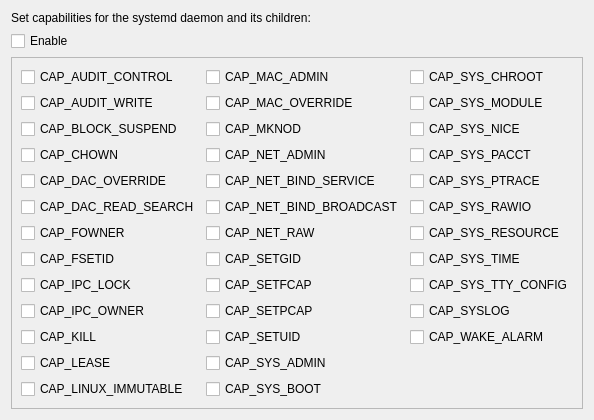
<?xml version="1.0" encoding="UTF-8"?>
<ui version="4.0">
 <class>CapabilitiesDialog</class>
 <widget class="QWidget" name="CapabilitiesDialog">
  <property name="geometry">
   <rect>
    <x>0</x>
    <y>0</y>
    <width>536</width>
    <height>384</height>
   </rect>
  </property>
  <property name="windowTitle">
   <string>Form</string>
  </property>
  <layout class="QGridLayout" name="gridLayout">
   <item row="0" column="0">
    <widget class="QLabel" name="label">
     <property name="text">
      <string>Set capabilities for the systemd daemon and its children:</string>
     </property>
    </widget>
   </item>
   <item row="1" column="0">
    <widget class="QCheckBox" name="chkCapabilities">
     <property name="text">
      <string>Enable</string>
     </property>
    </widget>
   </item>
   <item row="12" column="0">
    <spacer name="verticalSpacer">
     <property name="orientation">
      <enum>Qt::Vertical</enum>
     </property>
     <property name="sizeHint" stdset="0">
      <size>
       <width>20</width>
       <height>40</height>
      </size>
     </property>
    </spacer>
   </item>
   <item row="11" column="0">
    <widget class="QFrame" name="frmCapabilities">
     <property name="frameShape">
      <enum>QFrame::StyledPanel</enum>
     </property>
     <property name="frameShadow">
      <enum>QFrame::Raised</enum>
     </property>
     <layout class="QGridLayout" name="gridLayout_2">
      <item row="1" column="0">
       <widget class="QCheckBox" name="chkCAP_AUDIT_WRITE">
        <property name="text">
         <string>CAP_AUDIT_WRITE</string>
        </property>
       </widget>
      </item>
      <item row="2" column="0">
       <widget class="QCheckBox" name="chkCAP_BLOCK_SUSPEND">
        <property name="text">
         <string>CAP_BLOCK_SUSPEND</string>
        </property>
       </widget>
      </item>
      <item row="6" column="0">
       <widget class="QCheckBox" name="chkCAP_DAC_READ_SEARCH_2">
        <property name="text">
         <string>CAP_FOWNER</string>
        </property>
       </widget>
      </item>
      <item row="10" column="0">
       <widget class="QCheckBox" name="chkCAP_KILL">
        <property name="text">
         <string>CAP_KILL</string>
        </property>
       </widget>
      </item>
      <item row="0" column="0">
       <widget class="QCheckBox" name="chkCAP_AUDIT_CONTROL">
        <property name="text">
         <string>CAP_AUDIT_CONTROL</string>
        </property>
       </widget>
      </item>
      <item row="5" column="0">
       <widget class="QCheckBox" name="chkCAP_DAC_READ_SEARCH">
        <property name="text">
         <string>CAP_DAC_READ_SEARCH</string>
        </property>
       </widget>
      </item>
      <item row="3" column="0">
       <widget class="QCheckBox" name="chkCAP_CHOWN">
        <property name="text">
         <string>CAP_CHOWN</string>
        </property>
       </widget>
      </item>
      <item row="4" column="0">
       <widget class="QCheckBox" name="chkCAP_DAC_OVERRIDE">
        <property name="text">
         <string>CAP_DAC_OVERRIDE</string>
        </property>
       </widget>
      </item>
      <item row="7" column="0">
       <widget class="QCheckBox" name="chkCAP_FSETID">
        <property name="text">
         <string>CAP_FSETID</string>
        </property>
       </widget>
      </item>
      <item row="9" column="0">
       <widget class="QCheckBox" name="chkCAP_IPC_LOCK_2">
        <property name="text">
         <string>CAP_IPC_OWNER</string>
        </property>
       </widget>
      </item>
      <item row="8" column="0">
       <widget class="QCheckBox" name="chkCAP_IPC_LOCK">
        <property name="text">
         <string>CAP_IPC_LOCK</string>
        </property>
       </widget>
      </item>
      <item row="11" column="0">
       <widget class="QCheckBox" name="chkCAP_LEASE">
        <property name="text">
         <string>CAP_LEASE</string>
        </property>
       </widget>
      </item>
      <item row="5" column="1">
       <widget class="QCheckBox" name="chkCAP_NET_BIND_BROADCAST">
        <property name="text">
         <string>CAP_NET_BIND_BROADCAST</string>
        </property>
       </widget>
      </item>
      <item row="4" column="1">
       <widget class="QCheckBox" name="chkCAP_NET_BIND_SERVICE">
        <property name="text">
         <string>CAP_NET_BIND_SERVICE</string>
        </property>
       </widget>
      </item>
      <item row="6" column="1">
       <widget class="QCheckBox" name="chkCAP_NET_RAW">
        <property name="text">
         <string>CAP_NET_RAW</string>
        </property>
       </widget>
      </item>
      <item row="12" column="0">
       <widget class="QCheckBox" name="chkCAP_LINUX_IMMUTABLE">
        <property name="text">
         <string>CAP_LINUX_IMMUTABLE</string>
        </property>
       </widget>
      </item>
      <item row="1" column="1">
       <widget class="QCheckBox" name="chkCAP_MAC_OVERRIDE">
        <property name="text">
         <string>CAP_MAC_OVERRIDE</string>
        </property>
       </widget>
      </item>
      <item row="2" column="1">
       <widget class="QCheckBox" name="chkCAP_MKNOD">
        <property name="text">
         <string>CAP_MKNOD</string>
        </property>
       </widget>
      </item>
      <item row="0" column="1">
       <widget class="QCheckBox" name="chkCAP_MAC_ADMIN">
        <property name="text">
         <string>CAP_MAC_ADMIN</string>
        </property>
       </widget>
      </item>
      <item row="3" column="1">
       <widget class="QCheckBox" name="chkCAP_NET_ADMIN">
        <property name="text">
         <string>CAP_NET_ADMIN</string>
        </property>
       </widget>
      </item>
      <item row="7" column="1">
       <widget class="QCheckBox" name="chkCAP_SETGID">
        <property name="text">
         <string>CAP_SETGID</string>
        </property>
       </widget>
      </item>
      <item row="8" column="1">
       <widget class="QCheckBox" name="chkCAP_SETFCAP">
        <property name="text">
         <string>CAP_SETFCAP</string>
        </property>
       </widget>
      </item>
      <item row="9" column="1">
       <widget class="QCheckBox" name="chkCAP_SETPCAP">
        <property name="text">
         <string>CAP_SETPCAP</string>
        </property>
       </widget>
      </item>
      <item row="10" column="1">
       <widget class="QCheckBox" name="chkCAP_SETUID">
        <property name="text">
         <string>CAP_SETUID</string>
        </property>
       </widget>
      </item>
      <item row="11" column="1">
       <widget class="QCheckBox" name="chkCAP_SYS_ADMIN">
        <property name="text">
         <string>CAP_SYS_ADMIN</string>
        </property>
       </widget>
      </item>
      <item row="12" column="1">
       <widget class="QCheckBox" name="chkCAP_SYS_BOOT">
        <property name="text">
         <string>CAP_SYS_BOOT</string>
        </property>
       </widget>
      </item>
      <item row="0" column="2">
       <widget class="QCheckBox" name="chkCAP_SYS_CHROOT">
        <property name="text">
         <string>CAP_SYS_CHROOT</string>
        </property>
       </widget>
      </item>
      <item row="1" column="2">
       <widget class="QCheckBox" name="chkCAP_SYS_MODULE">
        <property name="text">
         <string>CAP_SYS_MODULE</string>
        </property>
       </widget>
      </item>
      <item row="2" column="2">
       <widget class="QCheckBox" name="chkCAP_SYS_NICE">
        <property name="text">
         <string>CAP_SYS_NICE</string>
        </property>
       </widget>
      </item>
      <item row="3" column="2">
       <widget class="QCheckBox" name="chkCAP_SYS_PACCT">
        <property name="text">
         <string>CAP_SYS_PACCT</string>
        </property>
       </widget>
      </item>
      <item row="4" column="2">
       <widget class="QCheckBox" name="chkCAP_SYS_PTRACE">
        <property name="text">
         <string>CAP_SYS_PTRACE</string>
        </property>
       </widget>
      </item>
      <item row="5" column="2">
       <widget class="QCheckBox" name="chkCAP_SYS_RAWIO">
        <property name="text">
         <string>CAP_SYS_RAWIO</string>
        </property>
       </widget>
      </item>
      <item row="6" column="2">
       <widget class="QCheckBox" name="chkCAP_SYS_RESOURCE">
        <property name="text">
         <string>CAP_SYS_RESOURCE</string>
        </property>
       </widget>
      </item>
      <item row="7" column="2">
       <widget class="QCheckBox" name="chkCAP_SYS_TIME">
        <property name="text">
         <string>CAP_SYS_TIME</string>
        </property>
       </widget>
      </item>
      <item row="8" column="2">
       <widget class="QCheckBox" name="chkCAP_SYS_TTY_CONFIG">
        <property name="text">
         <string>CAP_SYS_TTY_CONFIG</string>
        </property>
       </widget>
      </item>
      <item row="9" column="2">
       <widget class="QCheckBox" name="chkCAP_SYSLOG">
        <property name="text">
         <string>CAP_SYSLOG</string>
        </property>
       </widget>
      </item>
      <item row="10" column="2">
       <widget class="QCheckBox" name="chkCAP_WAKE_ALARM">
        <property name="text">
         <string>CAP_WAKE_ALARM</string>
        </property>
       </widget>
      </item>
     </layout>
    </widget>
   </item>
  </layout>
 </widget>
 <tabstops>
  <tabstop>chkCapabilities</tabstop>
  <tabstop>chkCAP_AUDIT_CONTROL</tabstop>
  <tabstop>chkCAP_MAC_ADMIN</tabstop>
  <tabstop>chkCAP_SYS_CHROOT</tabstop>
  <tabstop>chkCAP_AUDIT_WRITE</tabstop>
  <tabstop>chkCAP_MAC_OVERRIDE</tabstop>
  <tabstop>chkCAP_SYS_MODULE</tabstop>
  <tabstop>chkCAP_BLOCK_SUSPEND</tabstop>
  <tabstop>chkCAP_MKNOD</tabstop>
  <tabstop>chkCAP_SYS_NICE</tabstop>
  <tabstop>chkCAP_CHOWN</tabstop>
  <tabstop>chkCAP_NET_ADMIN</tabstop>
  <tabstop>chkCAP_SYS_PACCT</tabstop>
  <tabstop>chkCAP_DAC_OVERRIDE</tabstop>
  <tabstop>chkCAP_NET_BIND_SERVICE</tabstop>
  <tabstop>chkCAP_SYS_PTRACE</tabstop>
  <tabstop>chkCAP_DAC_READ_SEARCH</tabstop>
  <tabstop>chkCAP_NET_BIND_BROADCAST</tabstop>
  <tabstop>chkCAP_SYS_RAWIO</tabstop>
  <tabstop>chkCAP_DAC_READ_SEARCH_2</tabstop>
  <tabstop>chkCAP_NET_RAW</tabstop>
  <tabstop>chkCAP_SYS_RESOURCE</tabstop>
  <tabstop>chkCAP_FSETID</tabstop>
  <tabstop>chkCAP_SETGID</tabstop>
  <tabstop>chkCAP_SYS_TIME</tabstop>
  <tabstop>chkCAP_IPC_LOCK</tabstop>
  <tabstop>chkCAP_SETFCAP</tabstop>
  <tabstop>chkCAP_SYS_TTY_CONFIG</tabstop>
  <tabstop>chkCAP_IPC_LOCK_2</tabstop>
  <tabstop>chkCAP_SETPCAP</tabstop>
  <tabstop>chkCAP_SYSLOG</tabstop>
  <tabstop>chkCAP_KILL</tabstop>
  <tabstop>chkCAP_SETUID</tabstop>
  <tabstop>chkCAP_WAKE_ALARM</tabstop>
  <tabstop>chkCAP_LEASE</tabstop>
  <tabstop>chkCAP_SYS_ADMIN</tabstop>
  <tabstop>chkCAP_LINUX_IMMUTABLE</tabstop>
  <tabstop>chkCAP_SYS_BOOT</tabstop>
 </tabstops>
 <resources/>
 <connections/>
</ui>
